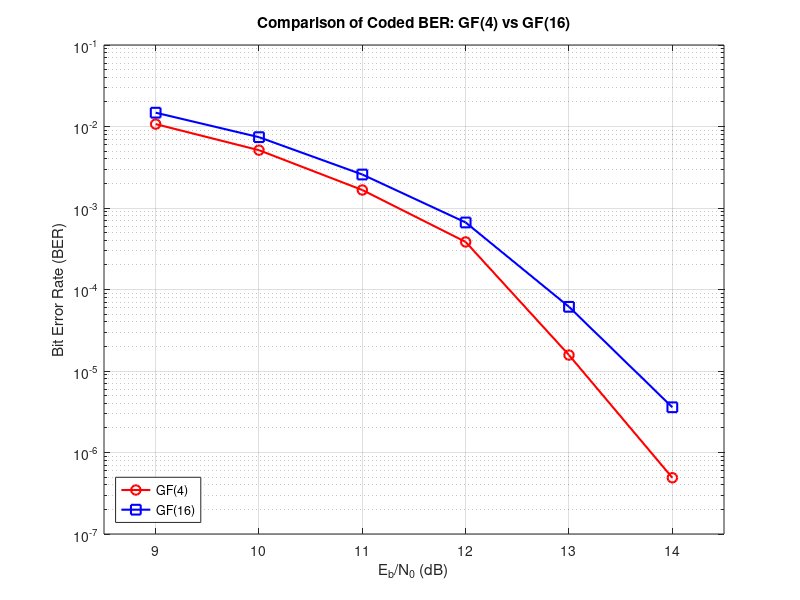

Reproduce this figure in MATLAB.
% Eb/No values (dB)
Eb_No_db = [9 10 11 12 13 14];

% ----- GF(4) results -----
BER_GF4 = [ ...
    1.070098e-02, ...
    5.120098e-03, ...
    1.662468e-03, ...
    3.832614e-04, ...
    1.567696e-05, ...
    4.900001e-07 ];

% ----- GF(16) results -----
BER_GF16 = [ ...
    1.477451e-02, ...
    7.397059e-03, ...
    2.575731e-03, ...
    6.644009e-04, ...
    6.130486e-05, ...
    3.589360e-06 ];

% ----- Plot -----
figure;
semilogy(Eb_No_db, BER_GF4,  'ro-','LineWidth',1.5,'MarkerSize',7); hold on;
semilogy(Eb_No_db, BER_GF16, 'bs-','LineWidth',1.5,'MarkerSize',7);

grid on;
xlabel('E_b/N_0 (dB)');
ylabel('Bit Error Rate (BER)');
title('Comparison of Coded BER: GF(4) vs GF(16)');
legend('GF(4)','GF(16)','Location','southwest');
ylim([1e-7 1e-1]);
xlim([8.5 14.5]);
